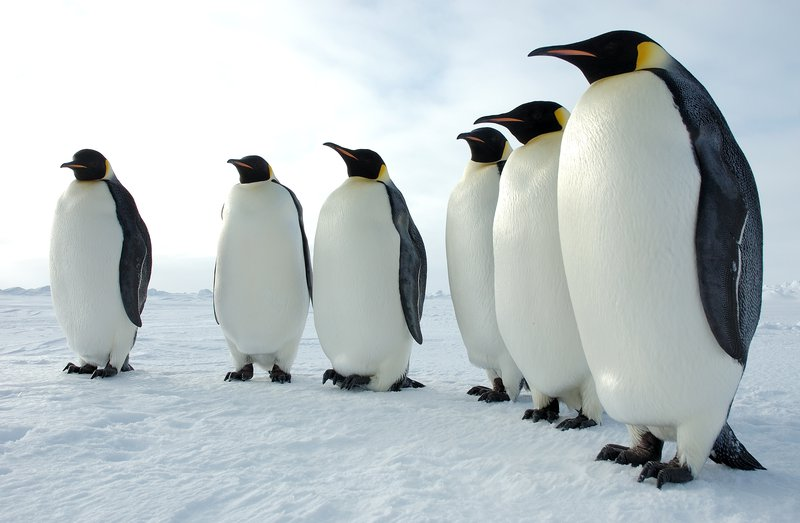
#> input picture python/penguins.jpg, 800 x 523 px, found by its file name
$ python tema12.py
#> lines starting #> are read from the running program, lines starting #| are printed output that depends on the picture; after the words box and inside, x2 and y2 are one past the last pixel; in counts of white or black regions, pixels touching at a corner belong together
#> further down, imagine is the input picture: shape (523, 800, 3); mean B, G, R 195.8, 193.3, 184.2
import cv2
import numpy as np
from scipy.ndimage.filters import convolve

# Functie pentru a aplica binarizarea adaptiva
def binarizare_adaptiva(img, blockSize, C):
    # Converteste imaginea in nivele de gri
#> called with blockSize = 15, C = 8
    img_gri = cv2.cvtColor(img, cv2.COLOR_BGR2GRAY)
    # Aplica filtrul media (blur) pentru a obtine imaginea medie in blocuri
    img_mean = cv2.blur(img_gri, (blockSize, blockSize))
    # Binarizeaza imaginea pe baza valorilor medii locale
    img_bin = np.where(img_gri > img_mean - C, 255, 0).astype(np.uint8)
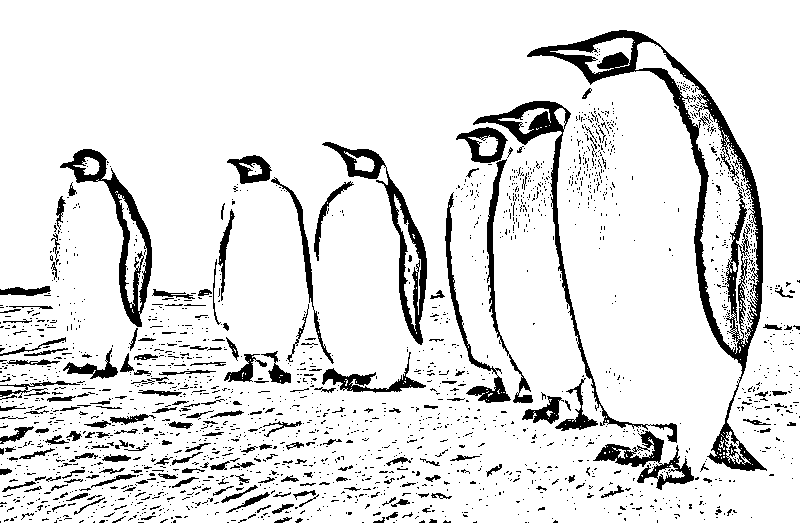
#> img_bin: shape (523, 800); 88.6% white; 2177 black regions (1960 under 20 px), largest, box (x1, y1, x2, y2) and area: (527, 30, 767, 471) 9906, (473, 101, 677, 443) 3249, (60, 149, 152, 327) 3066
    return img_bin

# Functie pentru a aplica prelungirea muchiilor prin histereza
def prelungire_muchii_histereza(img, lowThreshold, highThreshold):
    # Functie interna pentru non-maximum suppression
#> called with lowThreshold = 50, highThreshold = 150
    def non_max_suppression(img, D):
        M, N = img.shape
        Z = np.zeros((M, N), dtype=np.int32)
        for i in range(1, M-1):
            for j in range(1, N-1):
                if D[i, j] == 0:
                    Z[i, j] = img[i, j]
                else:
                    if img[i, j] > img[i + D[i, j][0], j + D[i, j][1]] and img[i, j] > img[i - D[i, j][0], j - D[i, j][1]]:
                        Z[i, j] = img[i, j]
        return Z

    # Functie interna pentru histereza
    def hysteresis(img, low, high):
        M, N = img.shape
        strong = 255
        weak = 100
        img[img > high] = strong
        img[np.logical_and(low <= img, img <= high)] = weak
        img[img < low] = 0

        for i in range(1, M-1):
            for j in range(1, N-1):
                if img[i, j] == weak:
                    if np.any(img[i-1:i+2, j-1:j+2] == strong):
                        img[i, j] = strong
                    else:
                        img[i, j] = 0
        return img

    # Convertește imaginea in nivele de gri si normalizeaza valorile pixelilor
    img_gri = cv2.cvtColor(img, cv2.COLOR_BGR2GRAY).astype(float)
    img_gri = img_gri / 255.0

    # Aplica filtrul Sobel pentru a calcula gradientul pe axele X si Y
    gx = convolve(img_gri, np.array([[-1, 0, 1], [-2, 0, 2], [-1, 0, 1]]))
    gy = convolve(img_gri, np.array([[-1, -2, -1], [0, 0, 0], [1, 2, 1]]))
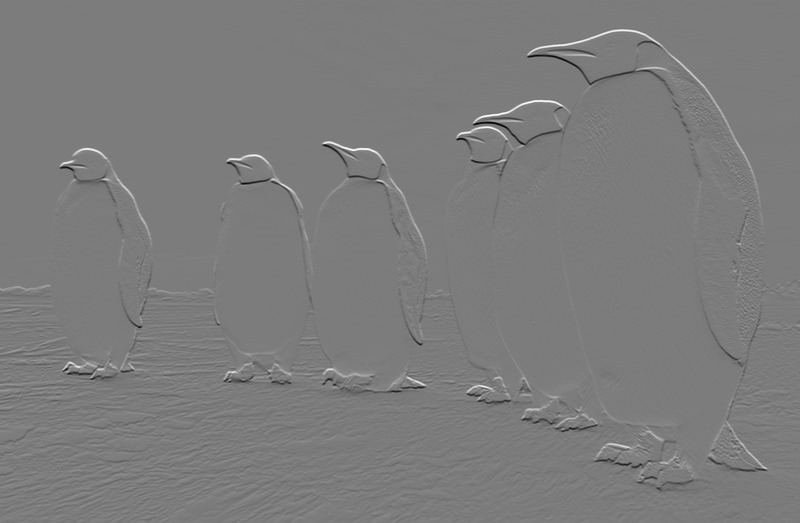
#> gy: shape (523, 800) float64; min -3.53, max 3.71, mean 0.00209; drawn with min black and max white

    # Calculeaza magnitudinea gradientului si normalizeaza valorile pixelilor
    img_grad = np.sqrt(gx**2 + gy**2)
    img_grad = (img_grad / np.max(img_grad)) * 255
    img_grad = img_grad.astype(np.uint8)
    # Calculeaza unghiul gradientului si normalizeaza valorile unghiurilor
    img_angle = np.arctan2(gy, gx) * 180 / np.pi
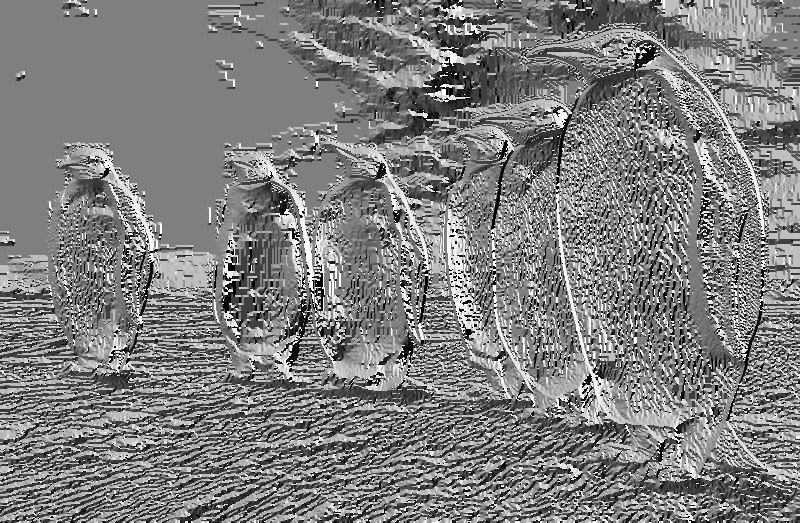
#> img_angle: shape (523, 800) float64; min -180, max 180, mean -0.4; drawn with min black and max white
    img_angle = (img_angle + 180) % 180
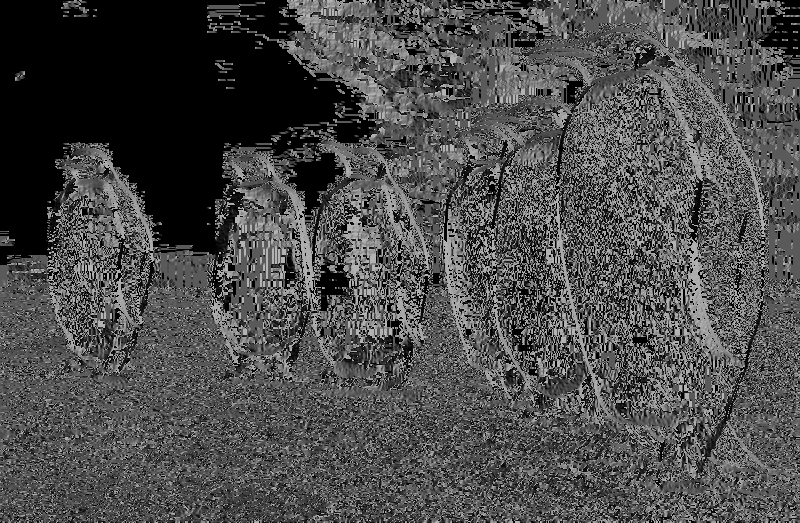
#> img_angle: shape (523, 800) float64; min 0, max 180, mean 75.4

    # Determina directia gradientului in functie de unghiul gradientului
    D = np.zeros(img_angle.shape, dtype=object)
    for i in range(D.shape[0]):
        for j in range(D.shape[1]):
            if (0 <= img_angle[i, j] < 22.5) or (157.5 <= img_angle[i, j] < 180):
                D[i, j] = (0, 1)
            elif 22.5 <= img_angle[i, j] < 67.5:
                D[i, j] = (-1, 1)
            elif 67.5 <= img_angle[i, j] < 112.5:
                D[i, j] = (-1, 0)
            else:
                D[i, j] = (-1, -1)

    # Aplica non-maximum suppression pentru a subtia muchiile
    img_nms = non_max_suppression(img_grad, D)
#> after the loop in non_max_suppression, `for i in range(1, M-1):`:
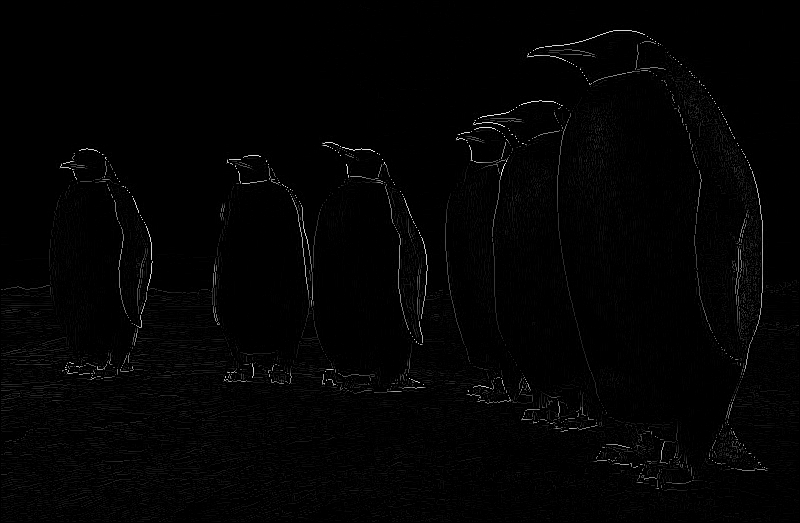
#> Z: shape (523, 800) int32; min 0, max 255, mean 3.1
    # Aplica histereza pentru a elimina muchiile slabe si a prelungi muchiile puternice
    img_canny = hysteresis(img_nms, lowThreshold, highThreshold)
#> in hysteresis, `img[img < low] = 0`:
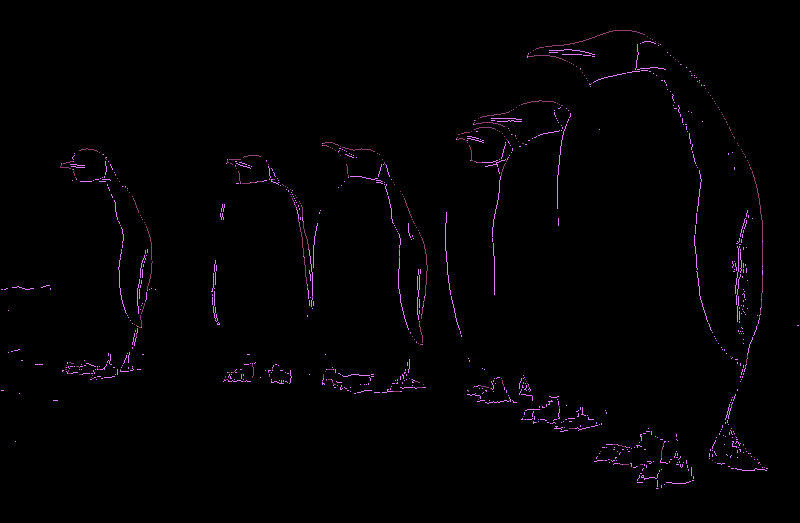
#> img: shape (523, 800) int32; 3 distinct labels, from 0 to 255; one colour per label, 0 black
#> after the loop in hysteresis, `for i in range(1, M-1):`:
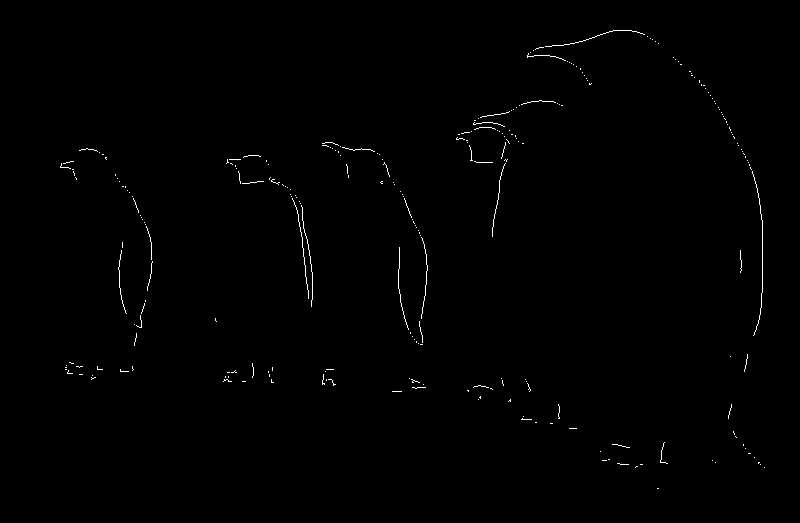
#> img: shape (523, 800) int32; 0.49% white in thin lines or dots, all inside (x1, y1, x2, y2) = (60, 30, 765, 489)
    img_canny = img_canny.astype(np.uint8)

    return img_canny

# Incarca imaginea
imagine = cv2.imread('D:\wamp64\www\Prelucrarea Imaginilor\python\penguins.jpg')

# Aplica binarizarea adaptiva
blockSize = 15
C = 8
imagine_bin_adaptiva = binarizare_adaptiva(imagine, blockSize, C)

# Aplica prelungirea muchiilor prin histereza
lowThreshold = 50
highThreshold = 150
imagine_muchii_histereza = prelungire_muchii_histereza(imagine, lowThreshold, highThreshold)

cv2.imshow('Imagine originala', imagine)
cv2.imshow('Binarizare adaptiva', imagine_bin_adaptiva)
cv2.imshow('Prelungire muchii prin histereza', imagine_muchii_histereza)

cv2.waitKey(0)
cv2.destroyAllWindows()
